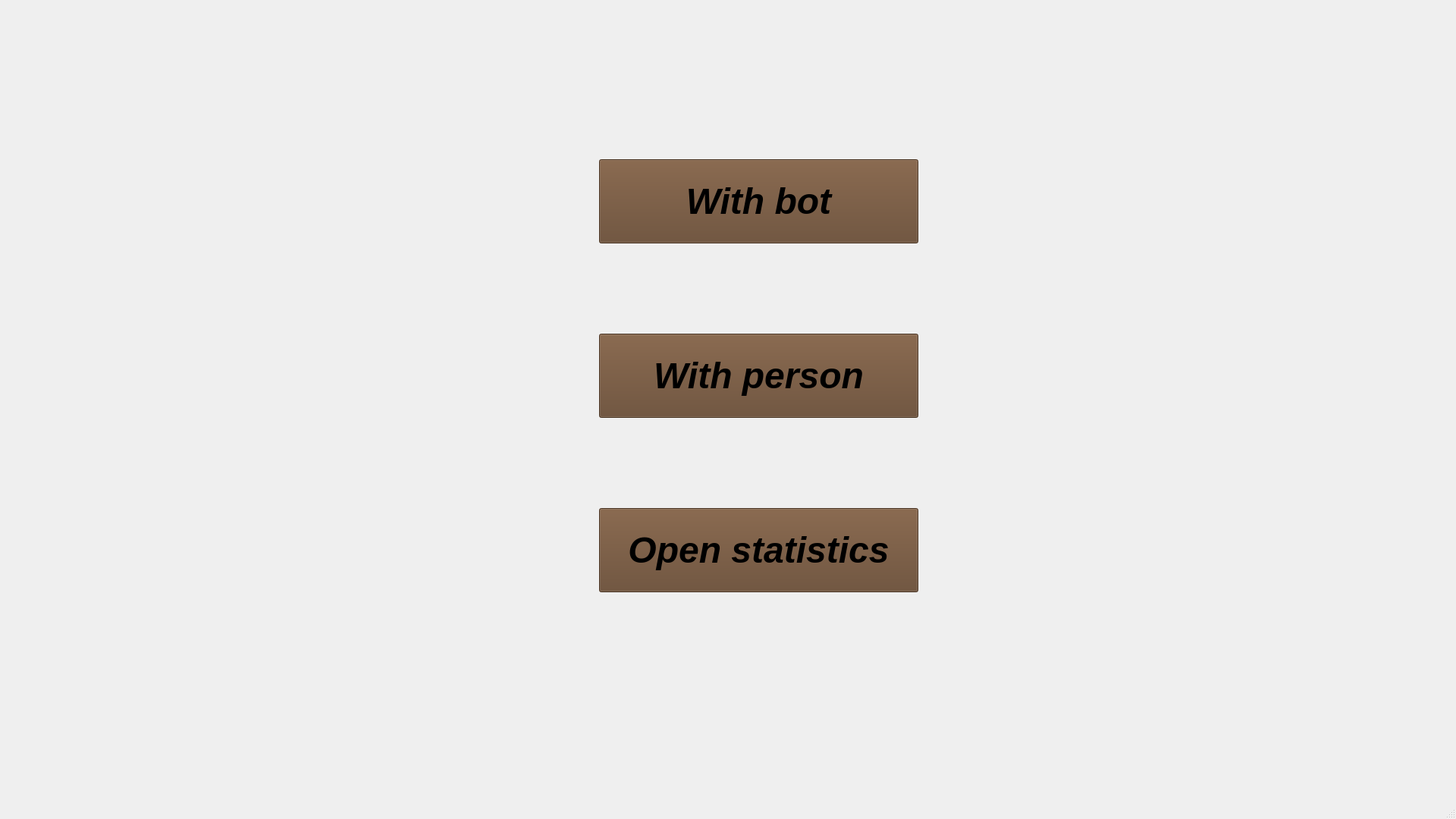
<?xml version="1.0" encoding="UTF-8"?>
<ui version="4.0">
 <class>SettingWindow</class>
 <widget class="QMainWindow" name="SettingWindow">
  <property name="geometry">
   <rect>
    <x>0</x>
    <y>0</y>
    <width>1920</width>
    <height>1080</height>
   </rect>
  </property>
  <property name="cursor">
   <cursorShape>UpArrowCursor</cursorShape>
  </property>
  <property name="windowTitle">
   <string>MainWindow</string>
  </property>
  <property name="autoFillBackground">
   <bool>false</bool>
  </property>
  <property name="styleSheet">
   <string notr="true">SettingWindow {background-image: url(:/image/image/settingBackground.jpeg);}</string>
  </property>
  <widget class="QWidget" name="centralwidget">
   <widget class="QPushButton" name="menuButton">
    <property name="geometry">
     <rect>
      <x>0</x>
      <y>0</y>
      <width>71</width>
      <height>51</height>
     </rect>
    </property>
    <property name="cursor">
     <cursorShape>PointingHandCursor</cursorShape>
    </property>
    <property name="styleSheet">
     <string notr="true">background-color: rgba(255, 255, 255, 0);
border: none;</string>
    </property>
    <property name="text">
     <string/>
    </property>
    <property name="icon">
     <iconset>
      <normaloff>:/image/image/menu.png</normaloff>:/image/image/menu.png</iconset>
    </property>
    <property name="iconSize">
     <size>
      <width>45</width>
      <height>45</height>
     </size>
    </property>
   </widget>
   <widget class="QPushButton" name="botButton">
    <property name="geometry">
     <rect>
      <x>790</x>
      <y>210</y>
      <width>421</width>
      <height>111</height>
     </rect>
    </property>
    <property name="font">
     <font>
      <family>Ubuntu</family>
      <pointsize>36</pointsize>
      <italic>true</italic>
      <bold>true</bold>
     </font>
    </property>
    <property name="cursor">
     <cursorShape>PointingHandCursor</cursorShape>
    </property>
    <property name="styleSheet">
     <string notr="true">background-color: rgb(99, 69, 44)</string>
    </property>
    <property name="text">
     <string>With bot</string>
    </property>
   </widget>
   <widget class="QPushButton" name="personButton">
    <property name="geometry">
     <rect>
      <x>790</x>
      <y>440</y>
      <width>421</width>
      <height>111</height>
     </rect>
    </property>
    <property name="font">
     <font>
      <pointsize>36</pointsize>
      <italic>true</italic>
      <bold>true</bold>
     </font>
    </property>
    <property name="cursor">
     <cursorShape>PointingHandCursor</cursorShape>
    </property>
    <property name="styleSheet">
     <string notr="true">background-color: rgb(99, 69, 44)</string>
    </property>
    <property name="text">
     <string>With person</string>
    </property>
   </widget>
   <widget class="QPushButton" name="statsButton">
    <property name="geometry">
     <rect>
      <x>790</x>
      <y>670</y>
      <width>421</width>
      <height>111</height>
     </rect>
    </property>
    <property name="font">
     <font>
      <pointsize>36</pointsize>
      <italic>true</italic>
      <bold>true</bold>
     </font>
    </property>
    <property name="cursor">
     <cursorShape>PointingHandCursor</cursorShape>
    </property>
    <property name="styleSheet">
     <string notr="true">background-color: rgb(99, 69, 44)</string>
    </property>
    <property name="text">
     <string>Open statistics</string>
    </property>
   </widget>
  </widget>
  <widget class="QMenuBar" name="menubar">
   <property name="geometry">
    <rect>
     <x>0</x>
     <y>0</y>
     <width>1920</width>
     <height>22</height>
    </rect>
   </property>
  </widget>
  <widget class="QStatusBar" name="statusbar"/>
 </widget>
 <resources/>
 <connections/>
</ui>
